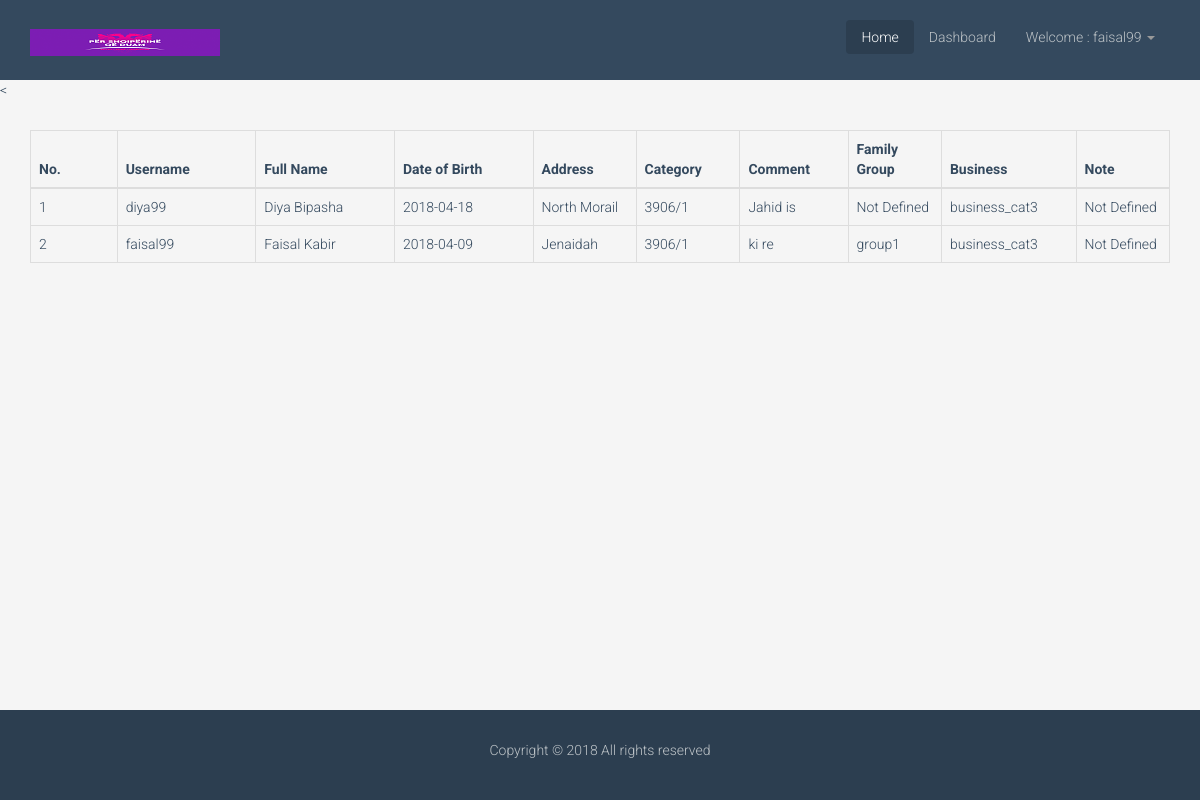
The page /index.php (signed in) on the database its author committed.
### tables this page shows
CREATE TABLE `tbl_users` (
  `id` int(16) NOT NULL,
  `username` varchar(255) NOT NULL,
  `password` varchar(255) NOT NULL,
  `first_name` varchar(255) NOT NULL,
  `surname` varchar(255) NOT NULL,
  `date_of_birth` varchar(255) NOT NULL,
  `address` varchar(255) NOT NULL,
  `category` varchar(256) NOT NULL,
  `comment` varchar(256) NOT NULL,
  `group_id` int(16) NOT NULL DEFAULT '0',
  `business_id` int(16) NOT NULL DEFAULT '0',
  `comment_id` int(16) NOT NULL DEFAULT '0'
);

CREATE TABLE `tbl_business` (
  `id` int(16) NOT NULL,
  `name` varchar(255) NOT NULL
);

CREATE TABLE `tbl_groups` (
  `id` int(16) NOT NULL,
  `name` varchar(255) NOT NULL
);

### lib/Session.php (called while the page is built, shortened)
<?php
	class Session
	{
		public static function get($key){
			if(isset($_SESSION[$key])){
				return $_SESSION[$key];
		}else{
			return false;
		}
	}
}
 ?>

### lib/Database.php (called while the page is built, shortened)
<?php
Class Database{
	public $host   = DB_HOST;
	public $user   = DB_USER;
	public $pass   = DB_PASS;
	public $dbname = DB_NAME;
	public $link;
	private function connectDB(){
	$this->link = new mysqli($this->host, $this->user, $this->pass, $this->dbname);
 }
	public function select($query){
		$result = $this->link->query($query) or die($this->link->error.__LINE__);
		if($result->num_rows > 0){
			return $result;
		} else {
			return false;
		}
	}
}

### index.php (the view, shortened to what this page needs)
<?php include 'inc/header.php';?>
 <?php
   $category = Session::get('Category');
  ?>
<
<section class="homepage">
<div class="container">
            <div class="row">
        <div class="col-md-12">
           <?php
          $query = "SELECT * from tbl_users WHERE category = '$category' order by id DESC";
          $users = $db->select($query);
          if($users){ ?>
            <table class="table table-bordered" id="example">
                <thead>
                  <tr>
                    <th width="5%">No.</th>
                    <th width="8%">Username</th>
                    <th width="8%">Full Name</th>
                    <th width="8%">Date of Birth</th>
                    <th width="5%">Address</th>
                    <th width="5%">Category</th>
                    <th width="5%">Comment</th>
                    <th width="5%">Family Group</th>
                    <th width="5%">Business</th>
                    <th width="5%">Note</th>
                  </tr>
                </thead>
                <tbody>
                    <?php $i=0;
                      while ($result = $users->fetch_assoc()) { $i++; $userid=$result['id'];?>
                        <tr class="odd gradeX">
                          <td><?php echo $i; ?></td>
                          <td><?php echo $result['username']; ?></td>
                          <td><?php echo $result['first_name'].' '.$result['surname']; ?></td>
                          <td><?php echo $result['date_of_birth']; ?></td>
                          <td><?php echo $result['address']; ?></td>
                          <td><?php echo $result['category']; ?></td>
                          <td><?php echo $result['comment']; ?></td>
                          <td><?php
                          if($result['group_id']){
                            $id = $result['group_id'];
                $query = "select * from tbl_groups where id='$id'";
                $category = $db->select($query);
                if($category){
                while ($result2 = $category->fetch_assoc()) {
                  echo $result2['name'];
                  }
                }
                          } else {
                            echo 'Not Defined';
                          }
                          ?></td>
                          <td><?php
                          if($result['business_id']){
                            $id = $result['business_id'];
                $query = "select * from tbl_business where id='$id'";
                $category = $db->select($query);
                if($category){
                while ($result2 = $category->fetch_assoc()) {
                  echo $result2['name'];
                  }
                }
                          } else {
                            echo 'Not Defined';
                          }
                          ?></td>
                          <td><?php
                          if($result['comment_id']){
                            $id = $result['comment_id'];
                $query = "select * from tbl_comments where id='$id'";
                $category = $db->select($query);
                if($category){
                while ($result2 = $category->fetch_assoc()) {
                  echo $result2['name'];
                  }
                }
                          } else {
                            echo 'Not Defined';
                          }
                          ?></td>
                        <?php } ?>
                </tbody>
              </table>
               <?php
                    }else{
                      echo '<center><h2 style="color:red">No user request found...</h2></center>';
                    }
                     ?>
      </div>
      </div>
        </div>
    </section>
<?php include 'inc/footer.php';?>

### inc/header.php (shortened to what this page needs)
<?php
include 'lib/Session.php';
?>
<?php include 'lib/Database.php';?>
<?php
        $db = new Database();
 ?>
<!DOCTYPE html>
<html lang="en">
<head>
    <link href="css/bootstrap.min.css" rel="stylesheet">
    <link href="css/font-awesome.min.css" rel="stylesheet">
    <link href="css/prettyPhoto.css" rel="stylesheet">
    <link href="css/animate.css" rel="stylesheet">
    <link href="css/main.css" rel="stylesheet">
</head>
<body>
    <div id="wrapper">
    <header class="navbar navbar-inverse navbar-fixed-top wet-asphalt" role="banner">
        <div class="container">
            <div class="navbar-header">
                <a class="navbar-brand" href="index.php"><img src="images/logo.png" alt="logo"></a>
            </div>
            <?php
                $path = $_SERVER['SCRIPT_FILENAME'];
                $currentpage = basename($path,'.php');
            ?>
            <div class="collapse navbar-collapse">
                <ul class="nav navbar-nav navbar-right">
                    <li  <?php if($currentpage=='index'){echo 'class="active"';} ?>><a href="<?php echo SITE_URL;?>">Home</a></li>
                    <li  <?php if($currentpage=='dashboard'){echo 'class="active"';} ?>><a href="dashboard.php">Dashboard</a></li>
                            <?php if(isset($_SESSION['login']) && $_SESSION['login']==true){ ?>
                             <li class="dropdown <?php if($currentpage=='changepassword'){echo 'active';} ?>" ><a class="dropdown-toggle" data-toggle="dropdown" href="#">Welcome : <?php echo Session::get('username'); ?> <span class="caret"></span></a>
                            <?php } ?>
         </li>
                </ul>
            </div>
        </div>
    </header>
    <div id="content">

### inc/footer.php (shortened to what this page needs)
</div>
<div id="footer">
    <footer id="footer" class="midnight-blue">
        <div class="container">
            <div class="row">
                <div class="col-sm-12"><center>
                    Copyright &copy; 2018 All rights reserved</center>
                </div>
            </div>
        </div>
    </footer>
</div>
    </div>
</body>
</html>

### css/main.css (style rules this page uses)
body { padding-top: 80px; color: #34495e; background: #f5f5f5; font-family: 'Roboto', sans-serif; font-weight: 300; }
a { color: #34495e; -webkit-transition: 300ms; -moz-transition: 300ms; -o-transition: 300ms; transition: 300ms; }
.turquoise, .green-sea, .sun-flower, .orange, .emerald, .nephrits, .carrot, .pumkin, .peter-river, .belize-hole, .alizarin, .pomegranate, .amethyst, .wisteria, .clouds .silver, .wet-asphalt, .midnight-blue, .concrete, .asbestos { color: #fff; }
.wet-asphalt { background-color: #34495e; }
.wet-asphalt a:not(.btn) { color: #bdc3c7; }
.midnight-blue { background-color: #2c3e50; }
.navbar-inverse { border: none; }
.navbar-inverse .navbar-brand { font-family: 'Bubbler One', sans-serif; font-size: 36px; line-height: 50px; color: #fff; }
.navbar-inverse .navbar-nav { margin-top: 20px; }
.navbar-inverse .navbar-nav > li > a { padding-top: 7px; padding-bottom: 7px; border-radius: 4px; color: #bdc3c7; }
.navbar-inverse .navbar-nav > .active > a, .navbar-inverse .navbar-nav > .active > a:hover, .navbar-inverse .navbar-nav > .active > a:focus, .navbar-inverse .navbar-nav > .open > a, .navbar-inverse .navbar-nav > .open > a:hover, .navbar-inverse .navbar-nav > .open > a:focus { background-color: #2c3e50; }
.navbar-inverse .navbar-collapse, .navbar-inverse .navbar-form { border-top: 0; }
.row > div { margin-bottom: 10px; }
#footer { padding-top: 30px; padding-bottom: 30px; color: #bdc3c7; }
html, body { margin:0; height:100%; }
#wrapper { min-height:100%; position:relative; }
#content { padding-bottom:100px; }
#footer { width:100%; position:absolute; bottom:0; left:0; }
.homepage { margin:30px 0px; }
article, aside, details, figcaption, figure, footer, header, hgroup, main, menu, nav, section, summary { display: block; }
* { box-sizing: border-box; }
.container { padding-right: 15px; padding-left: 15px; margin-right: auto; margin-left: auto; }
.row { margin-right: -15px; margin-left: -15px; }
.col-lg-1, .col-lg-10, .col-lg-11, .col-lg-12, .col-lg-2, .col-lg-3, .col-lg-4, .col-lg-5, .col-lg-6, .col-lg-7, .col-lg-8, .col-lg-9, .col-md-1, .col-md-10, .col-md-11, .col-md-12, .col-md-2, .col-md-3, .col-md-4, .col-md-5, .col-md-6, .col-md-7, .col-md-8, .col-md-9, .col-sm-1, .col-sm-10, .col-sm-11, .col-sm-12, .col-sm-2, .col-sm-3, .col-sm-4, .col-sm-5, .col-sm-6, .col-sm-7, .col-sm-8, .col-sm-9, .col-xs-1, .col-xs-10, .col-xs-11, .col-xs-12, .col-xs-2, .col-xs-3, .col-xs-4, .col-xs-5, .col-xs-6, .col-xs-7, .col-xs-8, .col-xs-9 { position: relative; min-height: 1px; padding-right: 15px; padding-left: 15px; }
a { background-color: transparent; color: rgb(51, 122, 183); text-decoration-line: none; text-decoration-style: initial; text-decoration-color: initial; cursor: pointer; }

### rows shown on the page
tbl_users: username "diya99", first_name "Diya", surname "Bipasha", date_of_birth "2018-04-18", address "North Morail", category "3906/1", comment "Jahid is", shows "Not Defined"
tbl_business: name "business_cat3"
tbl_users: username "faisal99", first_name "Faisal", surname "Kabir", date_of_birth "2018-04-09", address "Jenaidah", category "3906/1", comment "ki re", shows "Not Defined"
tbl_groups: name "group1"

### other values the page prints
Session::get('username') "faisal99"
